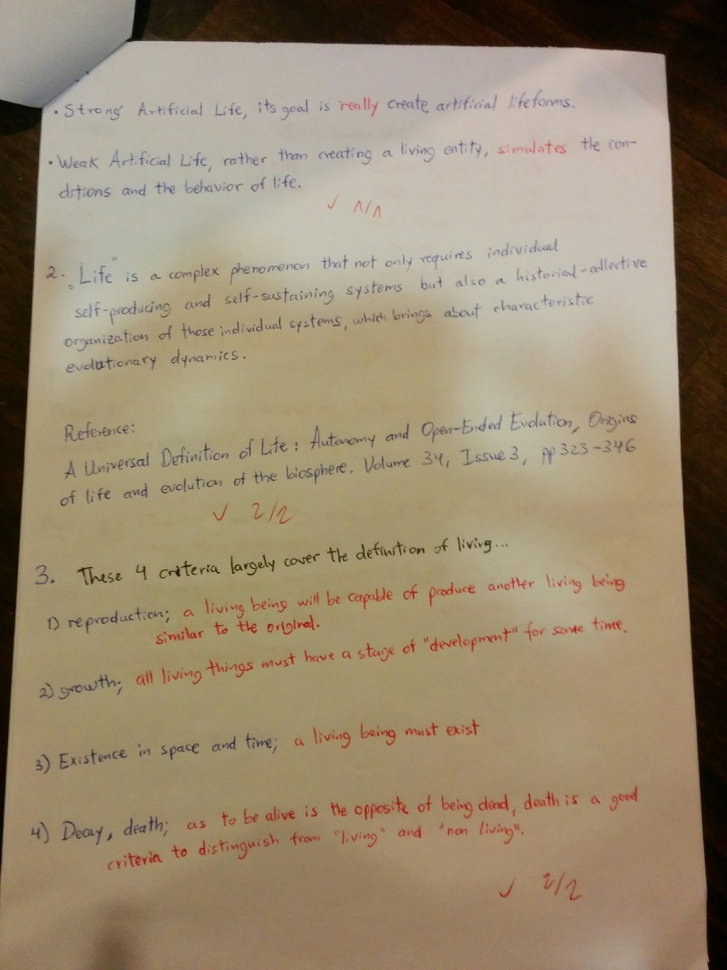
//> input picture artificial_life/Ex1/2016-04-28 14.33.16.jpg, 727 x 970 px, shrunk from 2448 x 3264 before the run
$ ./sheet01 '../../../artificial_life/Ex1/2016-04-28 14.33.16.jpg'   (built with g++ and OpenCV 4)
//> lines starting //> are read from the running program, lines starting //| are printed output that depends on the picture; after the words box and inside, x2 and y2 are one past the last pixel; in counts of white or black regions, pixels touching at a corner belong together
#include <iostream>
#include <string>
#include <vector>
#include <opencv2/opencv.hpp>
#include <math.h>

using namespace std;
using namespace cv;

/*=========================================
# Group member (Name, Student ID, E-Mail)
	- Omar Trinidad Gutierrez Mendez, 2850441, omar.vpa@gmail.com
	- Shinho Kang, 2890169, wis.shinho.kang@gmail.com
# Exercise Sheet 01
	Please read the "README" file to compile and execute this source code.
=========================================*/

int main(int argc, char** argv) {

//	==================== Load image =========================================
  	// Read the image file - bonn.png is of type CV_8UC3
	const Mat bonn = imread(argv[1], IMREAD_COLOR);
//> bonn is the input picture: 970 rows x 727 cols, CV_8UC3; mean B, G, R 112.4, 137.5, 153

	// Create gray version of bonn.png
	Mat bonn_gray;
	cvtColor(bonn, bonn_gray, CV_BGR2GRAY);
//	=========================================================================
//	==================== Solution of task 1 =================================
//	=========================================================================
	cout << endl << "Task 1:" << endl;
	//====(a)==== draw random rectangles ====

	// Create a copy of the input image to draw the rectangles into
	Mat img_task1;
	bonn_gray.copyTo(img_task1);

	// Create a random number generator
	RNG rng(getTickCount());
	Rect rects[100];
	// iterate i times to draw rectangles
    for (auto& r : rects) {
		// Random coordinates of the rectangle
		const int x1 = rng.uniform(0, bonn_gray.cols);
		const int x2 = rng.uniform(0, bonn_gray.cols);
		const int y1 = rng.uniform(0, bonn_gray.rows);
		const int y2 = rng.uniform(0, bonn_gray.rows);
        // TODO: Drawing rectangles Randomly - complete
		// store randomly created rectangles and draw them on "img_task1" image.
        r = Rect(Point(x1, y1), Point(x2, y2));
        rectangle(img_task1, r, Scalar(255, 0, 0), 1);
	}
	//TODO: Display the image "img_task1" with the rectangles - complete
    imshow("img_task1 - 100 rectrangles", img_task1);
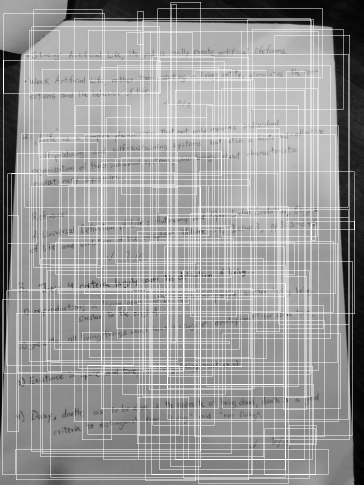
//> window 'img_task1 - 100 rectrangles': 970 rows x 727 cols, CV_8UC1 (shown at 1/2 size); min 0, max 255, mean 155.4

	//====(b)==== summing up method ====
	// Variables for time measurements
	int64_t tick, tock;
	double sumOfPixels;		// sum of pixels inside of rectangles

	// Measure the time
	tick = getTickCount();

	// Repeat 10 times
	for (size_t n = 0; n < 10; ++n) {
		sumOfPixels = 0.0;
		for (auto& r : rects) {
			for (int y = r.y; y < r.y + r.height; ++y) {
				for (int x = r.x; x < r.x+r.width; ++x) {
				  	//TODO: Sum up all pixels at "bonn_gray.at<uchar>(y,x)" inside the rectangle and store it in "sumOfPixels" - complete
					sumOfPixels += bonn_gray.at<uchar>(y,x);
				}
			}
		}
	}
//> after the loop, sumOfPixels = 1.19e+09
	tock = getTickCount(); // Measure the end time
    cout << " Summing up each pixel gives " << sumOfPixels << " computed in " << (tock-tick)/getTickFrequency() << " seconds." << endl << endl;

	//====(c)==== integral image method - using OpenCV function "integral" ====
	//TODO: implement your solution of here - complete
	tick = getTickCount();		// Measure the time
    for (size_t n = 0; n < 10; ++n) {		// Repeat 10 times
		sumOfPixels = 0.0;
		for (auto& r : rects) {
            Mat rectRoi = bonn_gray(r);		// get the patch of image (area : the rectangle)
            Mat integralImg;	// integral image matrix
            // using function "integral" to get integral image
			integral(rectRoi, integralImg, -1);
			// get the sumOfPixel value from the last pixel of the integral image
            sumOfPixels += integralImg.at<int>(integralImg.size().height-1, integralImg.size().width-1);
		}
	}
//> after the loop, sumOfPixels = 1.19e+09
	tock = getTickCount();	// Measure end time

    cout << " Computing integral images computed in " << (tock-tick)/getTickFrequency() << " seconds." << endl;
	cout << " The integral value is " << sumOfPixels << endl << endl;
//|  The integral value is 1.18683e+09

	//====(d)==== integral image method - custom implementation====
    //TODO: implement your solution here - complete
	tick = getTickCount();		// Measure the time
    for (size_t n = 0; n < 10; ++n) {		// Repeat 10 times
		sumOfPixels = 0.0;
        for (auto& r : rects) {
            Mat rectRoi = bonn_gray(r);		// get the patch of image (area : the rectangle)
            Mat custom_IntegralImg;		// custom implemented integral image
            // Assign an ( h+1 x w+1 ) Matrix which is filled by 0, where h and w is the height and width of rectRoi.
			// The function "integral" creates the destination image which has 1 more pixel over source image in terms of width and height
			custom_IntegralImg = Mat::zeros(rectRoi.size().height+1, rectRoi.size().width+1, CV_32S);


            for (int y = 1; y < custom_IntegralImg.size().height; y++) {
                for (int x = 1; x < custom_IntegralImg.size().width; x++) {
					// formula: integral value (y,x) = integral(y-1,x) + integral(y,x-1) - integral(y-1,x-1) + source(y,x)
					// since the computing process of opencv "integral" function is a little different from the formula, adjusted the point for the source value.
                    custom_IntegralImg.at<int>(y,x) = rectRoi.at<uchar>(y-1,x-1)
                        + custom_IntegralImg.at<int>(y-1,x) + custom_IntegralImg.at<int>(y,x-1)
                        - custom_IntegralImg.at<int>(y-1,x-1);
                }
            }
			// get the sumOfPixel value from the last pixel of the customed integral image
            sumOfPixels += custom_IntegralImg.at<int>(custom_IntegralImg.size().height-1, custom_IntegralImg.size().width-1);
		}
	}
//> after the loop, sumOfPixels = 1.19e+09
	tock = getTickCount();
    cout << " Computing customed integral images computed in " << (tock-tick)/getTickFrequency() << " seconds." << endl;
	cout << " The integral value is " << sumOfPixels << endl << endl;
//|  The integral value is 1.18683e+09

	waitKey(0); // waits until the user presses a button and then continues with task 2 -> uncomment this
	destroyAllWindows(); // closes all open windows -> uncomment this


//	=========================================================================
//	==================== Solution of task 2 =================================
//	=========================================================================
	cout << "Task 2:" << endl;

	//====(a)==== Histogram equalization - using opencv "equalizeHist" ====
	Mat ocvHistEqualization;
	//TODO: implement your solution of here - complete
	// Using opencv function "equalizeHist". Result stored into ocvHistEqualization.
    equalizeHist(bonn_gray, ocvHistEqualization);
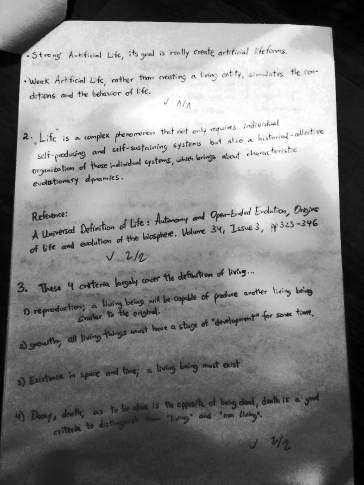
//> ocvHistEqualization: 970 rows x 727 cols, CV_8UC1 (shown at 1/2 size); min 0, max 255, mean 129.2


	//====(b)==== Histogram equalization - custom implementation ====
	Mat myHistEqualization(bonn_gray.size(), bonn_gray.type());

	// Count the frequency of intensities
	Vec<double,256> hist(0.0);
	for (int y=0; y < bonn_gray.rows; ++y) {
		for (int x=0;  x < bonn_gray.cols; ++x) {
			++hist[bonn_gray.at<uchar>(y,x)];
		}
	}
	// Normalize vector of new intensity values to sum up to a sum of 255
    hist *= 255. / sum(hist)[0];
	// Compute integral histogram - representing the new intensity values
	for (size_t i=1; i < 256; ++i) {
		hist[i] += hist[i-1];
	}

	// TODO: Fill the matrix "myHistEqualization" -> replace old intensity values with new intensities taken from the integral histogram - complete
	for (int y = 0; y < bonn_gray.rows; ++y) {
        for (int x=0;  x < bonn_gray.cols; ++x) {
            int pixel = bonn_gray.at<uchar>(y,x);
            myHistEqualization.at<uchar>(y,x) = hist[pixel];
		}
    }

	// TODO: Show the results of (a) and (b) - complete
    imshow("(a) Histogram equalization - using opencv \"equalizeHist\"", ocvHistEqualization);
    imshow("(b) Histogram equalization - custom implementation", myHistEqualization);

	//====(c)==== Difference between openCV implementation and custom implementation ====
	// TODO: Compute absolute differences between pixel intensities of (a) and (b) using "absdiff" - complete
	// ... Just uncomment the following lines:
    Mat diff;	// matrix of differences between two images
    absdiff(myHistEqualization, ocvHistEqualization, diff);
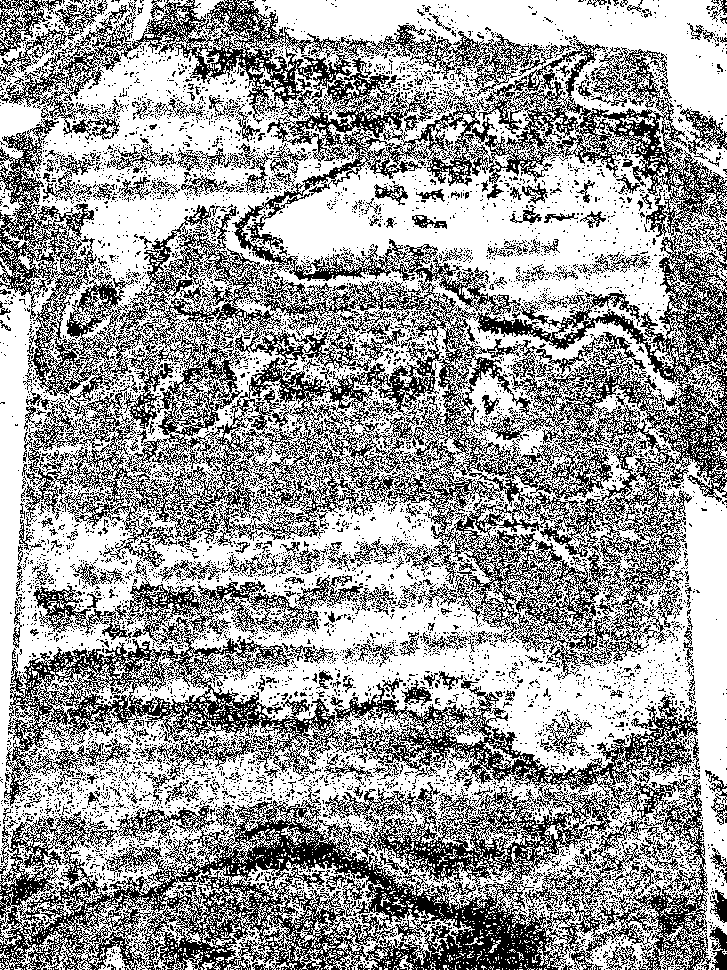
//> diff: 970 rows x 727 cols, CV_8UC1; values 0 (black) and 1 (white), 62% white; black in thin lines or dots

    double minVal, maxVal;
    minMaxLoc(diff, &minVal, &maxVal);
//> minVal = 0; maxVal = 1
	cout << " Maximum pixel error: " << maxVal << endl;
//|  Maximum pixel error: 1
	cout << " * We guess that the pixel errors between the opencv function driven image and custom implemented image are because of the rounding method." << endl << endl;

	waitKey(0);
	destroyAllWindows();

//	=========================================================================
//	==================== Solution of task 4 =================================
//	=========================================================================
	cout << "Task 4:" << endl;
	Mat img_gb;		// GaussianBlur function output image
	Mat img_f2D;	// filter2D function output image
	Mat img_sepF2D; // sepFilter2D function output image
	const double sigma = 2. * sqrt(2.);

    //  ====(a)==== 2D Filtering - using opencv "GaussianBlur()" ====
	tick = getTickCount();
	// TODO: implement your solution here:
	// GaussianBlur(InputArray src, OutputArray dst, Size ksize, double sigmaX, double sigmaY=0, int borderType=BORDER_DEFAULT )
	// 		- ksize: if 0, then computed from sigma
	GaussianBlur(bonn_gray, img_gb, Size(0,0), sigma, 0, BORDER_DEFAULT);

    tock = getTickCount();
	cout << " OpenCV GaussianBlur() method takes " << (tock-tick)/getTickFrequency() << " seconds." << endl;

    //  ====(b)==== 2D Filtering - using opencv "filter2D()" ====
	// Compute gaussian kernel manually

	// compile error occurs when we assign "3.5 * sigma" into constant k_width - while define Matx<> kernel2D.
	// so we changed the value of k_width as 9 = (int)3.5 * sigma;
	const int k_width = 9;//3.5 * sigma;
	tick = getTickCount();

    Matx<float, 2*k_width+1, 2*k_width+1> kernel2D;
    for (int y = 0; y < kernel2D.rows; ++y) {
		const int dy = abs(k_width - y);
		for (int x = 0; x < kernel2D.cols; ++x) {
			const int dx = abs(k_width-x);

            //TODO: Fill kernel2D matrix with values of a gaussian - complete
			// adapt the gaussian kernel formula
			kernel2D(y,x) = ( exp( -1 * ( pow(dx,2) + pow(dy,2) ) / (2 * pow(sigma,2) ) ) / ( 2*M_PI*pow(sigma,2) ) );
		}
	}

	kernel2D *= 1. / sum(kernel2D)[0];	// to rearrange the values as to the sum into 1

	// TODO: implement your solution here - use "filter2D" - complete
	filter2D(bonn_gray, img_f2D, bonn_gray.depth(), kernel2D, Point(-1,-1), 0, BORDER_DEFAULT);

	tock = getTickCount();
	cout << "OpenCV filter2D() method takes " << (tock-tick)/getTickFrequency() << " seconds." << endl;

    //  ====(c)==== 2D Filtering - using opencv "sepFilter2D()" ====
	tick = getTickCount();
	// TODO: implement your solution here
	Matx<float, 1, 2*k_width+1> kernelX;

	//kernelX = getGaussianKernel(19, sigma, CV_64F );

	//compute gaussian 1D kernel for X
	for (int x = 0; x < kernelX.cols; ++x) {
		const int dx = abs(k_width-x);
		kernelX(0, x) =  ( exp( -1 * pow(dx,2)/(2*pow(sigma,2)) ) / (sqrt(2*M_PI) * sigma) );
	}
	kernelX *= 1. / sum(kernelX)[0];	// to rearrange the values as to the sum into 1

	// gaussian filtering - using "sepFilter2D" - complete
	// since the width and height are same, only kernelX is used for production
	sepFilter2D(bonn_gray, img_sepF2D, bonn_gray.depth(), kernelX, kernelX, Point(-1,-1), 0, BORDER_DEFAULT );

	tock = getTickCount();
	cout << "OpenCV sepFilter2D() method takes " << (tock-tick)/getTickFrequency() << " seconds." << endl << endl;

	// TODO: Show result images
	imshow("(a) 2D Filtering - GaussianBlur()", img_gb);
	imshow("(b) 2D Filtering - filter2D()", img_f2D);
	imshow("(c) 2D Filtering - sepFilter2D()", img_sepF2D);


	// compare blurring methods
	// TODO: Compute absolute differences between pixel intensities of (a), (b) and (c) using "absdiff"
    Mat diffAB;	// differences between between pixel intensities of (a), (b)
	Mat diffBC;	// differences between between pixel intensities of (b), (c)
	Mat diffAC;	// differences between between pixel intensities of (a), (c)
    absdiff(img_gb, img_f2D, diffAB);
//> diffAB: 970 rows x 727 cols, CV_8UC1; values 0 (black) and 1 (white), 1.1% white in thin lines or dots
	absdiff(img_f2D, img_sepF2D, diffBC);
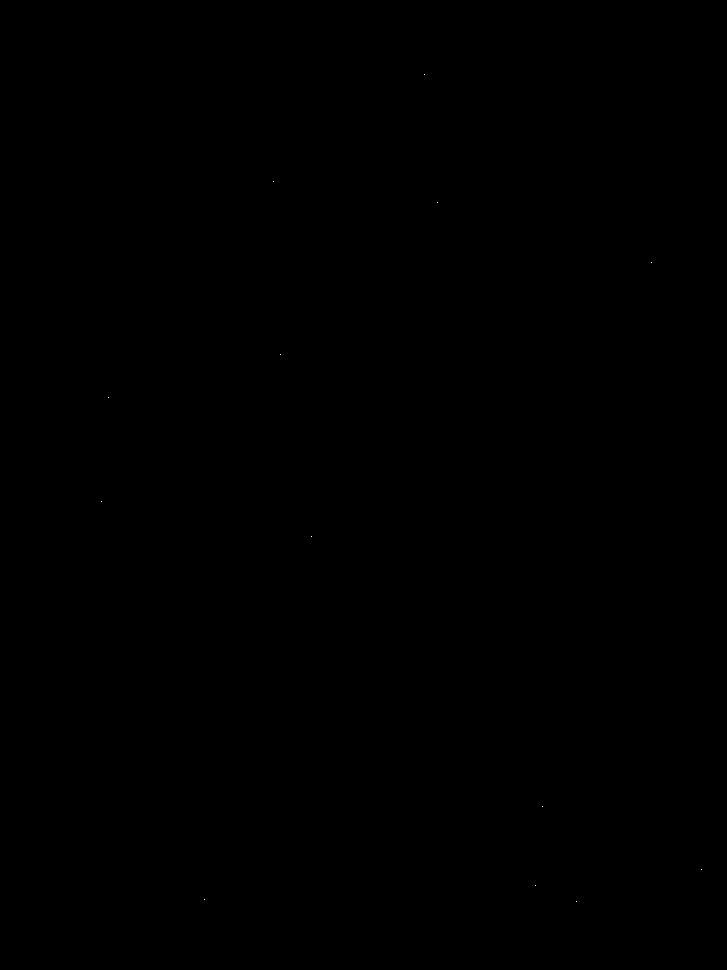
//> diffBC: 970 rows x 727 cols, CV_8UC1; values 0 (black) and 1 (white), 0% white in thin lines or dots, all inside (x1, y1, x2, y2) = (101, 74, 702, 902)
	absdiff(img_gb, img_sepF2D, diffAC);

	// TODO: Find the maximum pixel error using "minMaxLoc"
    double maxValAB, maxValBC, maxValAC;
    minMaxLoc(diffAB, &minVal, &maxValAB);
//> maxValAB = 1
	minMaxLoc(diffAB, &minVal, &maxValBC);
//> maxValBC = 1
	minMaxLoc(diffAB, &minVal, &maxValAC);
//> maxValAC = 1
    cout << " Maximum pixel error between (a) and (b): " << maxValAB << endl;
//|  Maximum pixel error between (a) and (b): 1
	cout << " Maximum pixel error between (b) and (c): " << maxValBC << endl;
//|  Maximum pixel error between (b) and (c): 1
	cout << " Maximum pixel error between (a) and (c): " << maxValAC << endl;
//|  Maximum pixel error between (a) and (c): 1
	cout << endl;

	waitKey(0);
	destroyAllWindows();

//	=========================================================================
//	==================== Solution of task 6 =================================
//	=========================================================================
	cout << "Task 6:" << endl;
    //  ====(a)==================================================================
	// TODO: implement your solution here
	Mat img_gb_a1, img_gb_a2;		// GaussianBlur function output image
	const double sigma_task6a = 2.;
	GaussianBlur(bonn_gray, img_gb_a1, Size(0,0), sigma_task6a, 0, BORDER_DEFAULT);
	GaussianBlur(img_gb_a1, img_gb_a2, Size(0,0), sigma_task6a, 0, BORDER_DEFAULT);

    //  ====(b)==================================================================
	// TODO: implement your solution here
	Mat img_gb_b;		// GaussianBlur function output image
	const double sigma_task6b = 2. * sqrt(2.);
	GaussianBlur(bonn_gray, img_gb_b, Size(0,0), sigma_task6b, 0, BORDER_DEFAULT);

	// display results
	imshow("(a)", img_gb_a2);
	imshow("(b)", img_gb_b);

    absdiff(img_gb_a2, img_gb_b, diff);
//> diff: 970 rows x 727 cols, CV_8UC1; values 0 (black) and 1 (white), 4.2% white in thin lines or dots
	minMaxLoc(diff, &minVal, &maxVal);
    cout << " Maximum pixel error between (a) and (b): " << maxVal << endl << endl;
//|  Maximum pixel error between (a) and (b): 1

	waitKey(0);
	destroyAllWindows();

//	=========================================================================
//	==================== Solution of task 7 =================================
//	=========================================================================
	cout << "Task 7:" << endl;
	// Create an image with salt and pepper noise
	Mat bonn_salt_pepper(bonn_gray.size(), bonn_gray.type());
    Mat bonn_salt_pepper_gb;
    Mat bonn_salt_pepper_md;
    Mat bonn_salt_pepper_bf;

	randu(bonn_salt_pepper, 0, 100); // Generates an array of random numbers
	for (int y = 0; y < bonn_gray.rows; ++y) {
		for (int x=0; x < bonn_gray.cols; ++x) {
			uchar& pix = bonn_salt_pepper.at<uchar>(y,x);
			if (pix < 15) {
			  // TODO: Set set pixel "pix" to black
                pix = 255;
			}else if (pix >= 85) {
			  // TODO: Set set pixel "pix" to white
                pix = 0;
			}else {
			  // TODO: Set set pixel "pix" to its corresponding intensity value in bonn_gray
                pix = bonn_gray.at<uchar>(y,x);
			}
		}
	}
    imshow("bonn.png with salt and pepper", bonn_salt_pepper);
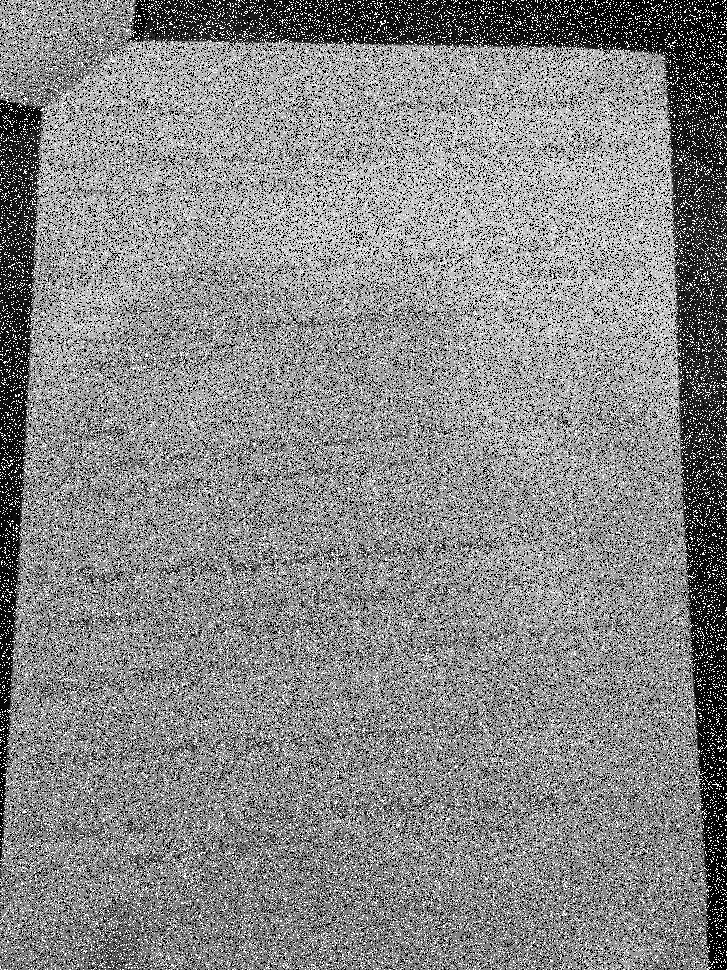
//> window 'bonn.png with salt and pepper': 970 rows x 727 cols, CV_8UC1; min 0, max 255, mean 135.7

    //  ====(a)==================================================================
	// TODO: implement your solution here
	// to get the best visual result, adjusted sigma value.
	GaussianBlur(bonn_salt_pepper, bonn_salt_pepper_gb, Size(0,0), 1.2, 0, 0 );
    imshow("bonn.png with salt and pepper Gaussian", bonn_salt_pepper_gb);
    //  ====(b)==================================================================
	// TODO: implement your solution here
	// to get the best visual result, adjusted kernel size
	medianBlur(bonn_salt_pepper, bonn_salt_pepper_md, 5);
    imshow("bonn.png with salt and pepper Median", bonn_salt_pepper_md);
//> (the rest of the program and of its run is left out)
